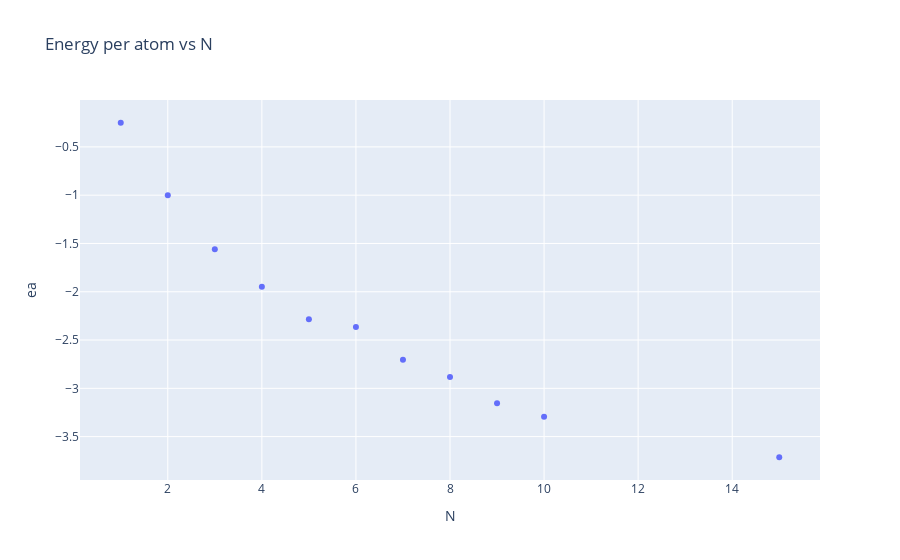

The cell this chart's notebook holds for it:
### Code cell
px.scatter(dff, x='N', y='ea', title='Energy per atom vs N')

### Figure 1 — Plotly figure (JSON) as saved in the notebook; plotly's stock layout.template omitted (floating-point values rounded to 4 significant figures)
{"data": [{"hovertemplate": "N=%{x}<br>ea=%{y}<extra></extra>", "legendgroup": "", "marker": {"color": "#636efa", "symbol": "circle"}, "mode": "markers", "name": "", "orientation": "v", "showlegend": false, "type": "scatter", "x": [1, 2, 3, 4, 5, 6, 7, 8, 9, 10, 15], "xaxis": "x", "y": [-0.25, -1.0, -1.559, -1.948, -2.285, -2.366, -2.705, -2.884, -3.156, -3.294, -3.714], "yaxis": "y"}], "layout": {"legend": {"tracegroupgap": 0}, "title": {"text": "Energy per atom vs N"}, "xaxis": {"anchor": "y", "domain": [0, 1], "title": {"text": "N"}}, "yaxis": {"anchor": "x", "domain": [0, 1], "title": {"text": "ea"}}}}
